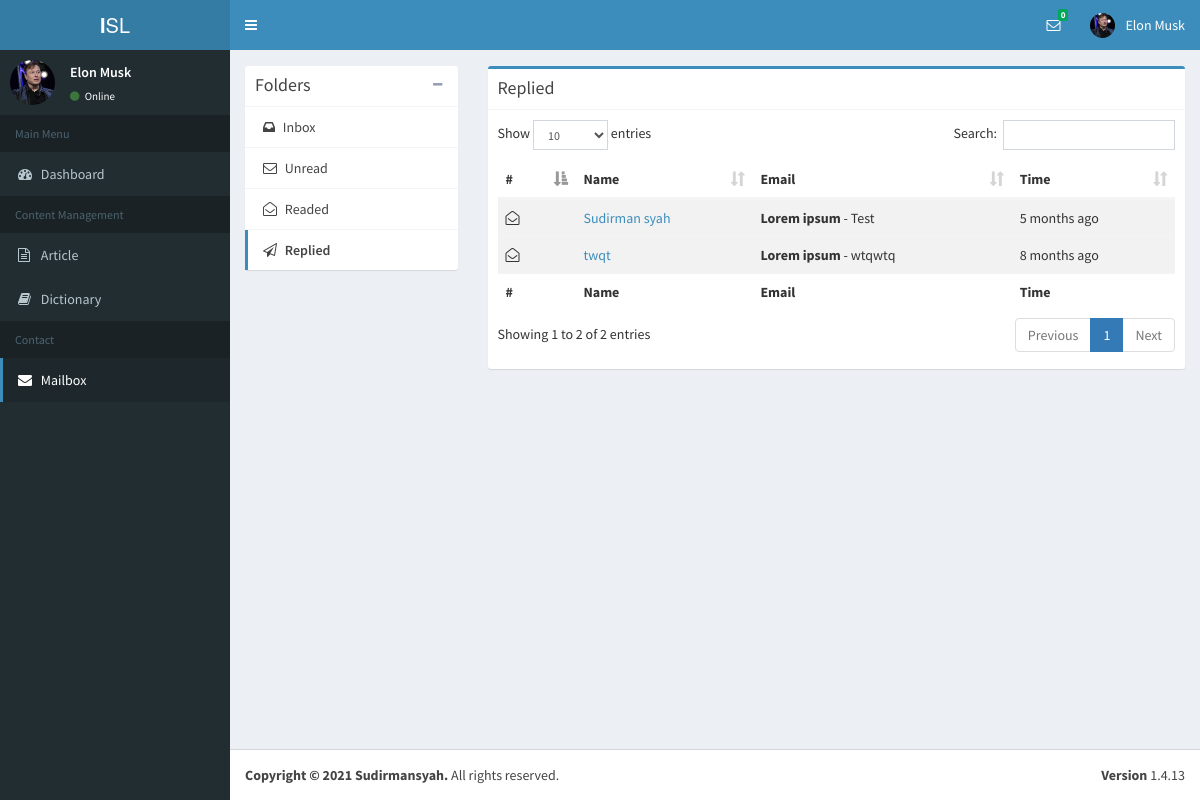
The app's page /admin/mailbox/replied.php (signed in) with its own data.
### tables this page shows
CREATE TABLE `mailbox` (
  `id` int(11) NOT NULL,
  `name` varchar(255) NOT NULL,
  `email` varchar(255) NOT NULL,
  `subject` varchar(255) NOT NULL,
  `message` longtext NOT NULL,
  `read` enum('y','n') NOT NULL DEFAULT 'n',
  `timestamp` varchar(255) NOT NULL,
  `date` varchar(255) NOT NULL,
  `replied` enum('y','n') NOT NULL DEFAULT 'n'
);

### admin/mailbox/replied.php (the view, shortened to what this page needs)
<?php
    include '../../assets/config.php';
	?>
<!DOCTYPE html>
<html>
<head>
  <link rel="stylesheet" href="../assets/bower_components/bootstrap/dist/css/bootstrap.min.css">
  <link rel="stylesheet" href="../assets/bower_components/font-awesome/css/font-awesome.min.css">
  <link rel="stylesheet" href="../assets/bower_components/Ionicons/css/ionicons.min.css">
  <link rel="stylesheet" href="../assets/dist/css/AdminLTE.min.css">
  <link rel="stylesheet" href="../assets/dist/css/skins/_all-skins.min.css">
  <link rel="stylesheet" href="../assets/bower_components/morris.js/morris.css">
  <link rel="stylesheet" href="../assets/bower_components/jvectormap/jquery-jvectormap.css">
  <link rel="stylesheet" href="../assets/bower_components/bootstrap-datepicker/dist/css/bootstrap-datepicker.min.css">
  <link rel="stylesheet" href="../assets/bower_components/bootstrap-daterangepicker/daterangepicker.css">
  <link rel="stylesheet" href="../assets/plugins/bootstrap-wysihtml5/bootstrap3-wysihtml5.min.css">
  <link rel="stylesheet" href="../assets/bower_components/datatables.net-bs/css/dataTables.bootstrap.min.css">
</head>
<body class="hold-transition skin-blue sidebar-mini">
<div class="wrapper">
  <header class="main-header">
    <a href="../index.php" class="logo">
      <span class="logo-lg"><b>I</b>SL</span>
    </a>
    <nav class="navbar navbar-static-top">
      <a href="#" class="sidebar-toggle" data-toggle="push-menu" role="button">
      </a>
      <div class="navbar-custom-menu">
        <ul class="nav navbar-nav">
        <li class="dropdown messages-menu">
            <a href="#" class="dropdown-toggle" data-toggle="dropdown">
              <i class="fa fa-envelope-o"></i>
              <span class="label label-success"><?php
              $sql5 = "SELECT COUNT(*) as `count` FROM mailbox WHERE `read` = 'n'";
              $query5 = $koneksi->query($sql5);
              $data5 = $query5->fetch_assoc();
              echo $data5["count"]?></span>
            </a>
          </li>
          <li class="dropdown user user-menu">
            <a href="#" class="dropdown-toggle" data-toggle="dropdown">
              <img src="../assets/dist/img/users/<?php echo $_SESSION["photo"]?>" class="user-image" alt="User Image">
              <span class="hidden-xs"><?php echo $_SESSION["username"]?></span>
            </a>
          </li>
        </ul>
      </div>
    </nav>
  </header>
  <aside class="main-sidebar">
    <section class="sidebar">
      <div class="user-panel">
        <div class="pull-left image">
          <img src="../assets/dist/img/users/<?php echo $_SESSION["photo"]?>" class="img-circle" alt="User Image">
        </div>
        <div class="pull-left info">
          <p><?php echo $_SESSION["username"]?></p>
          <a href="#"><i class="fa fa-circle text-success"></i> Online</a>
        </div>
      </div>
      <ul class="sidebar-menu" data-widget="tree">
      <li class="header">Main Menu</li>
        <li>
          <a href="../index.php">
            <i class="fa fa-dashboard"></i> <span>Dashboard</span>
          </a>
        </li>
        <li class="header">Content Management</li>
        <li>
          <a href="../article/index.php">
            <i class="fa fa-file-text-o"></i> <span>Article</span>
          </a>
        </li>
        <?php if(in_array($_SESSION['group'], array('superadmin', 'admin'))){?>
        <li>
          <a href="../dictionary/index.php">
            <i class="fa fa-book"></i> <span>Dictionary</span>
          </a>
        </li>
        <?php } ?>
        <li class="header">Contact</li>
        <li class="active">
          <a href="../mailbox/index.php">
            <i class="fa fa-envelope"></i> <span>Mailbox</span>
            <?php $sql5 = "SELECT COUNT(*) as `count` FROM mailbox WHERE `read` = 'n'";
                                    $query5 = $koneksi->query($sql5);
                                    $data5 = $query5->fetch_assoc();
                ?>
          </a>
        </li>
      </ul>
    </section>
  </aside>
  <div class="content-wrapper">
    <section class="content">
      <div class="row">
      <div class="col-md-12">
        </div>
        <div class="col-md-3">
          <div class="box box-solid">
            <div class="box-header with-border">
              <h3 class="box-title">Folders</h3>
              <div class="box-tools">
                <button type="button" class="btn btn-box-tool" data-widget="collapse"><i class="fa fa-minus"></i>
                </button>
              </div>
            </div>
            <div class="box-body no-padding">
              <ul class="nav nav-pills nav-stacked">
                <li><a href="index.php"><i class="fa fa-inbox"></i> Inbox <?php if ($data5["count"] > 0){?>
                <span class="label label-primary pull-right"><?php echo $data5["count"]?></span><?php }?></a></li>
                <li><a href="unread.php"><i class="fa fa-envelope-o"></i> Unread <?php if ($data5["count"] > 0){?><span class="label label-success pull-right"><?php echo $data5["count"]?></span><?php }?></a></li>
                <li><a href="read.php"><i class="fa fa-envelope-open-o"></i> Readed</a></li>
                <li class="active"><a href="replied.php"><i class="fa  fa-paper-plane-o"></i> Replied</a></li>
              </ul>
            </div>
          </div>
        </div>
        <div class="col-md-9">
          <div class="box box-primary">
            <div class="box-header with-border">
              <h3 class="box-title">Replied</h3>
            </div>
            <div class="box-body">
              <div class="table-responsive mailbox-messages">
              <table id="example1" class="table table-hover table-striped">
                <thead>
                <tr>
                  <th>#</th>
                  <th>Name</th>
                  <th>Email</th>
                  <th>Time</th>
                </tr>
                </thead>
                <tbody>
                <?php
                    $data = mysqli_query($koneksi,"SELECT * FROM mailbox WHERE `replied` = 'y' ORDER BY `id` DESC");
                    while($d = mysqli_fetch_array($data)){
                    ?>
                    <tr <?php if($d['read']=='y'){ echo "style='background-color: #f2f2f2;'";} else {echo "style='background-color: #fff;'";}?>>
                    <td class="mailbox-star"><?php if($d['read']=='y'){ echo "<i class='fa fa-envelope-open-o'></i>";} else{ echo "<i class='fa fa-envelope-o'></i>";}?></td>
                    <td class="mailbox-name"><a href="read-mail.php?id=<?php echo $d['id'];?>"><?php echo $d['name'];?></a></td>
                    <td class="mailbox-subject"><b><?php $string = strip_tags($d['subject']);
                                                        echo $string;?></b> - <?php $string2 = strip_tags($d['message']);
                                                        echo $string2;?>
                    </td>
                    <td class="mailbox-date"><?php echo time_elapsed_string("@".$d['timestamp']);?></td>
                  </tr>
                    <?php }?>
                    </tbody><tfoot>
                    <th>#</th>
                  <th>Name</th>
                  <th>Email</th>
                  <th>Time</th>
                </tfoot>
              </table>
              </div>
            </div>
          </div>
        </div>
      </div>
    </section>
  </div>
  <footer class="main-footer">
    <div class="pull-right hidden-xs">
      <b>Version</b> 1.4.13
    </div>
    <strong>Copyright &copy; <script>document.write(new Date().getFullYear());</script> Sudirmansyah.</strong> All rights
    reserved.
  </footer>
</div>
<?php
function time_elapsed_string($datetime, $full = false) {
    $now = new DateTime;
    $ago = new DateTime($datetime);
    $diff = $now->diff($ago);
    $diff->w = floor($diff->d / 7);
    $diff->d -= $diff->w * 7;
    $string = array(
        'y' => 'year',
        'm' => 'month',
        'w' => 'week',
        'd' => 'day',
        'h' => 'hour',
        'i' => 'minute',
        's' => 'second',
    );
    foreach ($string as $k => &$v) {
        if ($diff->$k) {
            $v = $diff->$k . ' ' . $v . ($diff->$k > 1 ? 's' : '');
        } else {
            unset($string[$k]);
        }
    }
    if (!$full) $string = array_slice($string, 0, 1);
    return $string ? implode(', ', $string) . ' ago' : 'just now';
}
?>
</body>
</html>

### records on screen
mailbox: read "y" (drawn), name "Sudirman syah", subject "Lorem ipsum", message "Test", timestamp "5 months ago"
mailbox: read "y" (drawn), name "twqt", subject "Lorem ipsum", message "wtqwtq", timestamp "8 months ago"

### other values on screen
$data5["count"] "0"
$_SESSION["username"] "Elon Musk"
